Frame 1 (no input): blank canvas, image omitted
Frame 60 (the mouse pressed at the canvas centre just before this capture): blank canvas, image omitted
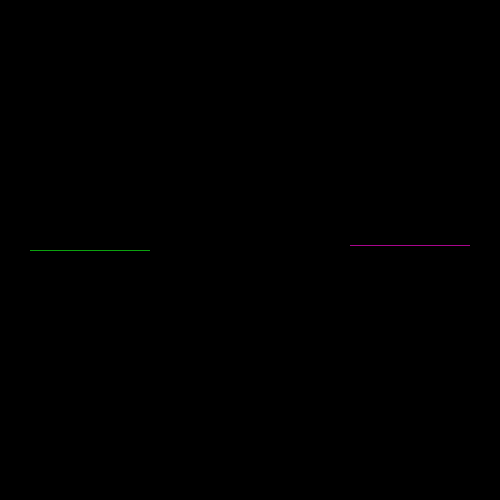
Frame 120 (the mouse held since frame 60 and released just before this capture)

The Processing sketch whose frames 1 and 60 were blank and that drew this single picture after the mouse press (run headless with seeded random() and noise(); from frame 60 on, the mouse is pressed at the canvas centre):

// Processing sketch: processing_78091
// ── processing_78091.pde

//alan c 14/15 computer tron 
int x = 30;
int y = 250;
int dir = RIGHT;
int compx = 469;
int compy = 245;
int compdir = LEFT;
boolean youWin = false;
boolean gameOver = false;
void setup()
{
  size(500,500);
  background(0);
  textAlign(CENTER);
  textSize(40);

}
 
void draw()
{

 
  if (gameOver == true)
  {
    fill(20,156,200,5);
    rect(0, 0, 500,500);   
    text("LOSER!!!!!", 250, 250);
  }
  if (youWin == true)
  {
    text("WINNER!!!!", 250,250);
  }
 
  if (get(x, y) != color(0, 0, 0)) 
  
  //crashed
  {
    gameOver = true;
  }
  else if (get(compx,compy) != color(0))
  {
    youWin = true;
  }
  else
  {
    human();
    computer();
  }
}
 
void keyPressed() 

//user input 6485
{
  if (key == '6')
  {
    dir = RIGHT;
  }
  else if (key == '4')
  {
    dir = LEFT;
  }
  else if (key == '8')
  {
    dir = UP;
  }
  else if (key == '5')
  {
    dir = DOWN;
  }
}
 
void mouseClicked() 

//restart the game
{
  gameOver = false;
  youWin = false;
  background(0);
  x = 30;
  y = 250;
  dir = RIGHT;
  compx = 400;
  compy = 200;
  compdir = LEFT;
}
 
void human()
{
  //directions
  stroke(15, 228, 20);
  point(x, y);
  if (dir == RIGHT)
  {
    x++;
  }
  else if (dir == LEFT)
  {
    x--;
  }
  else if (dir == DOWN)
  {
    y++;
  }
  else if (dir == UP)
  {
    y--;
  }
}
 

 
void computer()
{
  stroke(240,7,200);
  point(compx, compy);
  if (compdir == LEFT)
  {
    compx--;
    if (get(compx - 1, compy) != color(0))
    {
      compdir = DOWN;
    }
  }
  else if (compdir == RIGHT)
  {
    compx++;
    if (get(compx + 1, compy) != color(0))
    {
      compdir = UP;
    }
  }
   
  else if (compdir == DOWN)
  {
    compy++;
    if (get(compx, compy + 1) != color(0))
    {
      compdir = RIGHT;
    }
  }
  else if (compdir == UP)
  {
    compy--;
    if (get(compx, compy - 1) != color(0))
    {
      compdir = LEFT;
    }
  }
}
